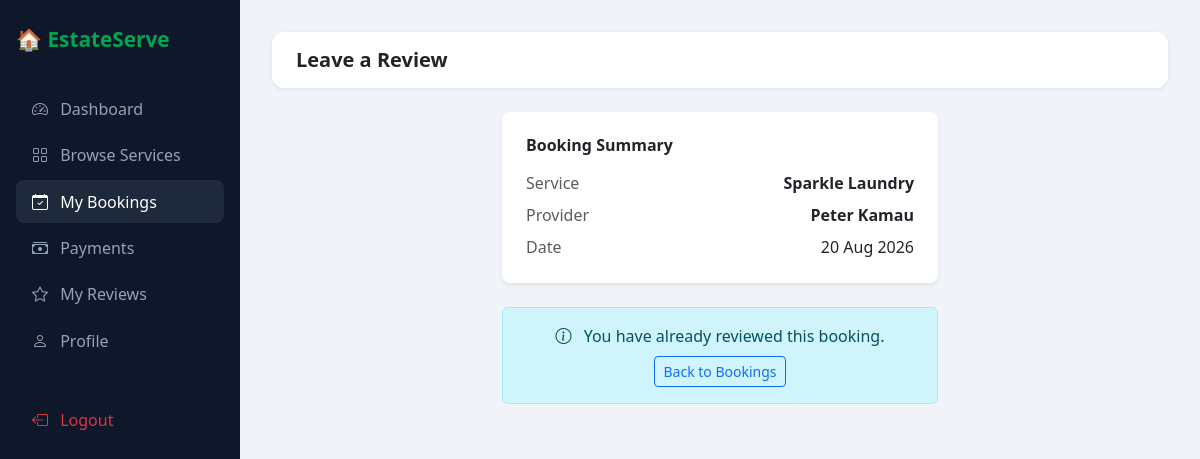
Page /resident/review.php?booking=1 (signed in) on the committed database.
### tables this page shows
CREATE TABLE bookings (
    id           INT AUTO_INCREMENT PRIMARY KEY,
    resident_id  INT NOT NULL,
    service_id   INT NOT NULL,
    provider_id  INT NULL,
    booking_date DATE NOT NULL,
    booking_time TIME NOT NULL,
    address      VARCHAR(255) NOT NULL,
    notes        TEXT,
    status       ENUM('pending','confirmed','in_progress','completed','cancelled')
                 NOT NULL DEFAULT 'pending',
    created_at   TIMESTAMP NOT NULL DEFAULT CURRENT_TIMESTAMP,
    CONSTRAINT fk_bookings_resident FOREIGN KEY (resident_id)
        REFERENCES users(id)    ON DELETE CASCADE,
    CONSTRAINT fk_bookings_service  FOREIGN KEY (service_id)
        REFERENCES services(id) ON DELETE CASCADE,
    CONSTRAINT fk_bookings_provider FOREIGN KEY (provider_id)
        REFERENCES users(id)    ON DELETE SET NULL
);

CREATE TABLE services (
    id          INT AUTO_INCREMENT PRIMARY KEY,
    name        VARCHAR(150) NOT NULL,
    category    ENUM('laundry','car_washing','grocery','house_cleaning',
                     'plumbing','food_delivery','salon') NOT NULL,
    description TEXT,
    price       DECIMAL(10,2) NOT NULL DEFAULT 0,
    provider_id INT NULL,
    status      ENUM('available','unavailable') NOT NULL DEFAULT 'available',
    created_at  TIMESTAMP NOT NULL DEFAULT CURRENT_TIMESTAMP,
    CONSTRAINT fk_services_provider FOREIGN KEY (provider_id)
        REFERENCES users(id) ON DELETE SET NULL
);

CREATE TABLE users (
    id         INT AUTO_INCREMENT PRIMARY KEY,
    full_name  VARCHAR(150) NOT NULL,
    email      VARCHAR(150) NOT NULL UNIQUE,
    phone      VARCHAR(30)  NOT NULL,
    password   VARCHAR(255) NOT NULL,
    role       ENUM('admin','resident','provider','delivery') NOT NULL,
    status     ENUM('active','inactive','pending') NOT NULL DEFAULT 'active',
    created_at TIMESTAMP NOT NULL DEFAULT CURRENT_TIMESTAMP
);

### resident/review.php (the view, shortened to what this page needs)
<?php
require_once '../includes/db.php';
$user_id    = $_SESSION['user_id'];
$booking_id = isset($_GET['booking']) ? (int)$_GET['booking'] : 0;
$stmt = $pdo->prepare("
    SELECT b.*, s.name AS service, u.full_name AS provider, u.id AS provider_id
    FROM bookings b
    JOIN services s ON b.service_id = s.id
    JOIN users u ON b.provider_id = u.id
    WHERE b.id = ? AND b.resident_id = ? AND b.status = 'completed'
");
$stmt->execute([$booking_id, $user_id]);
$booking = $stmt->fetch();
$existing = $pdo->prepare("SELECT id FROM reviews WHERE booking_id = ? AND resident_id = ?");
$existing->execute([$booking_id, $user_id]);
$already_reviewed = $existing->fetch();
$success = '';
?>
<!DOCTYPE html>
<html lang="en">
<head>
  <link href="https://cdn.jsdelivr.net/npm/bootstrap@5.3.0/dist/css/bootstrap.min.css" rel="stylesheet">
  <link href="https://cdn.jsdelivr.net/npm/bootstrap-icons@1.10.5/font/bootstrap-icons.css" rel="stylesheet">
</head>
<body>
<div class="sidebar">
  <span class="brand">🏠 EstateServe</span>
  <nav class="nav flex-column">
    <a href="dashboard.php" class="nav-link"><i class="bi bi-speedometer2"></i> Dashboard</a>
    <a href="services.php"  class="nav-link"><i class="bi bi-grid"></i> Browse Services</a>
    <a href="bookings.php"  class="nav-link active"><i class="bi bi-calendar-check"></i> My Bookings</a>
    <a href="payments.php"  class="nav-link"><i class="bi bi-cash-stack"></i> Payments</a>
    <a href="reviews.php"   class="nav-link"><i class="bi bi-star"></i> My Reviews</a>
    <a href="profile.php"   class="nav-link"><i class="bi bi-person"></i> Profile</a>
    <hr style="border-color:#1e293b">
    <a href="../logout.php" class="nav-link text-danger"><i class="bi bi-box-arrow-left"></i> Logout</a>
  </nav>
</div>
<div class="main">
  <div class="topbar">
    <h5 class="mb-0 fw-bold">Leave a Review</h5>
  </div>
  <div class="row justify-content-center">
    <div class="col-md-6">
      <div class="card border-0 shadow-sm rounded-3 mb-4">
        <div class="card-body p-4">
          <h6 class="fw-bold mb-3">Booking Summary</h6>
          <div class="d-flex justify-content-between mb-2">
            <span class="text-muted">Service</span>
            <span class="fw-semibold"><?= htmlspecialchars($booking['service']) ?></span>
          </div>
          <div class="d-flex justify-content-between mb-2">
            <span class="text-muted">Provider</span>
            <span class="fw-semibold"><?= htmlspecialchars($booking['provider']) ?></span>
          </div>
          <div class="d-flex justify-content-between">
            <span class="text-muted">Date</span>
            <span><?= date('d M Y', strtotime($booking['booking_date'])) ?></span>
          </div>
        </div>
      </div>
      <?php if ($already_reviewed && !$success): ?>
        <div class="alert alert-info text-center">
          <i class="bi bi-info-circle me-2"></i>
          You have already reviewed this booking.
          <div class="mt-2">
            <a href="bookings.php" class="btn btn-sm btn-outline-primary">Back to Bookings</a>
          </div>
        </div>
      <?php endif; ?>
    </div>
  </div>
</div>
</body>
</html>

### resident/review.php (style rules this page uses)
body { background: #f0f4f8; }
.sidebar { background: #0f172a; min-height: 100vh; width: 240px; position: fixed; top: 0; left: 0; padding: 1.5rem 1rem; }
.sidebar .brand { color: #00A550; font-weight: 700; font-size: 1.3rem; margin-bottom: 2rem; display: block; }
.sidebar .nav-link { color: #94a3b8; border-radius: 8px; padding: .6rem 1rem; margin-bottom: .2rem; }
.sidebar .nav-link:hover, .sidebar .nav-link.active { background: #1e293b; color: #fff; }
.sidebar .nav-link i { margin-right: 8px; }
.main { margin-left: 240px; padding: 2rem; }
.topbar { background: #fff; border-radius: 12px; padding: 1rem 1.5rem; margin-bottom: 1.5rem; box-shadow: 0 1px 4px rgba(0,0,0,.08); }

### rows in the picture
bookings: service.name "Sparkle Laundry", provider.full_name "Peter Kamau", booking_date "20 Aug 2026"
